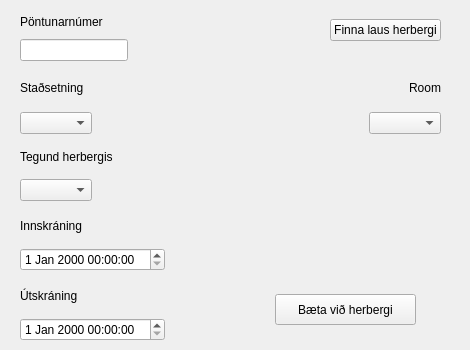
    <widget class="QWidget" name="page_3">
     <widget class="QWidget" name="horizontalLayoutWidget_3">
      <property name="geometry">
       <rect>
        <x>0</x>
        <y>10</y>
        <width>231</width>
        <height>71</height>
       </rect>
      </property>
      <layout class="QHBoxLayout" name="horizontalLayout_2">
       <item>
        <layout class="QVBoxLayout" name="verticalLayout_2">
         <property name="leftMargin">
          <number>20</number>
         </property>
         <property name="bottomMargin">
          <number>20</number>
         </property>
         <item alignment="Qt::AlignLeft">
          <widget class="QLabel" name="label_8">
           <property name="text">
            <string>Pöntunarnúmer</string>
           </property>
          </widget>
         </item>
         <item alignment="Qt::AlignLeft">
          <widget class="QLineEdit" name="lineEditOrderID"/>
         </item>
        </layout>
       </item>
      </layout>
     </widget>
     <widget class="QWidget" name="horizontalLayoutWidget_4">
      <property name="geometry">
       <rect>
        <x>0</x>
        <y>70</y>
        <width>231</width>
        <height>64</height>
       </rect>
      </property>
      <layout class="QHBoxLayout" name="horizontalLayout_3">
       <item>
        <layout class="QVBoxLayout" name="verticalLayout_3">
         <property name="leftMargin">
          <number>20</number>
         </property>
         <item>
          <widget class="QLabel" name="label_6">
           <property name="text">
            <string>Staðsetning</string>
           </property>
           <property name="margin">
            <number>0</number>
           </property>
          </widget>
         </item>
         <item alignment="Qt::AlignLeft">
          <widget class="QComboBox" name="selectHotelPlace"/>
         </item>
        </layout>
       </item>
      </layout>
     </widget>
     <widget class="QWidget" name="horizontalLayoutWidget_5">
      <property name="geometry">
       <rect>
        <x>0</x>
        <y>140</y>
        <width>231</width>
        <height>61</height>
       </rect>
      </property>
      <layout class="QHBoxLayout" name="horizontalLayout_4">
       <item>
        <layout class="QVBoxLayout" name="verticalLayout_4">
         <property name="leftMargin">
          <number>20</number>
         </property>
         <item alignment="Qt::AlignLeft">
          <widget class="QLabel" name="label_10">
           <property name="text">
            <string>Tegund herbergis</string>
           </property>
          </widget>
         </item>
         <item alignment="Qt::AlignLeft">
          <widget class="QComboBox" name="selectRoomType"/>
         </item>
        </layout>
       </item>
      </layout>
     </widget>
     <widget class="QWidget" name="horizontalLayoutWidget_6">
      <property name="geometry">
       <rect>
        <x>0</x>
        <y>210</y>
        <width>231</width>
        <height>61</height>
       </rect>
      </property>
      <layout class="QHBoxLayout" name="horizontalLayout_6">
       <item>
        <layout class="QVBoxLayout" name="verticalLayout_5">
         <property name="leftMargin">
          <number>20</number>
         </property>
         <item alignment="Qt::AlignLeft">
          <widget class="QLabel" name="label">
           <property name="text">
            <string>Innskráning</string>
           </property>
          </widget>
         </item>
         <item alignment="Qt::AlignLeft">
          <widget class="QDateTimeEdit" name="dateTimeEditCheckIn"/>
         </item>
        </layout>
       </item>
      </layout>
     </widget>
     <widget class="QWidget" name="horizontalLayoutWidget_7">
      <property name="geometry">
       <rect>
        <x>0</x>
        <y>280</y>
        <width>231</width>
        <height>61</height>
       </rect>
      </property>
      <layout class="QHBoxLayout" name="horizontalLayout_7">
       <item>
        <layout class="QVBoxLayout" name="verticalLayout_6">
         <property name="leftMargin">
          <number>20</number>
         </property>
         <item alignment="Qt::AlignLeft">
          <widget class="QLabel" name="label_2">
           <property name="text">
            <string>Útskráning</string>
           </property>
          </widget>
         </item>
         <item alignment="Qt::AlignLeft">
          <widget class="QDateTimeEdit" name="dateTimeEditCheckOut"/>
         </item>
        </layout>
       </item>
      </layout>
     </widget>
     <widget class="QWidget" name="horizontalLayoutWidget_8">
      <property name="geometry">
       <rect>
        <x>230</x>
        <y>70</y>
        <width>231</width>
        <height>64</height>
       </rect>
      </property>
      <layout class="QHBoxLayout" name="horizontalLayout_8">
       <item>
        <layout class="QVBoxLayout" name="verticalLayout_7">
         <property name="rightMargin">
          <number>20</number>
         </property>
         <item alignment="Qt::AlignRight">
          <widget class="QLabel" name="label_9">
           <property name="text">
            <string>Room</string>
           </property>
          </widget>
         </item>
         <item alignment="Qt::AlignRight">
          <widget class="QComboBox" name="selectAvailableRoom"/>
         </item>
        </layout>
       </item>
      </layout>
     </widget>
     <widget class="QWidget" name="horizontalLayoutWidget_9">
      <property name="geometry">
       <rect>
        <x>230</x>
        <y>10</y>
        <width>231</width>
        <height>61</height>
       </rect>
      </property>
      <layout class="QHBoxLayout" name="horizontalLayout_9">
       <property name="rightMargin">
        <number>20</number>
       </property>
       <property name="bottomMargin">
        <number>20</number>
       </property>
       <item alignment="Qt::AlignRight">
        <widget class="QPushButton" name="btnFindAvailableRooms">
         <property name="text">
          <string>Finna laus herbergi</string>
         </property>
        </widget>
       </item>
      </layout>
     </widget>
     <widget class="QPushButton" name="btnAddRoomToOrder">
      <property name="geometry">
       <rect>
        <x>275</x>
        <y>294</y>
        <width>141</width>
        <height>31</height>
       </rect>
      </property>
      <property name="text">
       <string>Bæta við herbergi</string>
      </property>
     </widget>
     <widget class="QLabel" name="labelBorder">
      <property name="geometry">
       <rect>
        <x>-2</x>
        <y>70</y>
        <width>461</width>
        <height>2</height>
       </rect>
      </property>
      <property name="maximumSize">
       <size>
        <width>16777215</width>
        <height>2</height>
       </size>
      </property>
      <property name="text">
       <string/>
      </property>
     </widget>
     <widget class="QLabel" name="labelBorder_2">
      <property name="geometry">
       <rect>
        <x>-3</x>
        <y>140</y>
        <width>461</width>
        <height>2</height>
       </rect>
      </property>
      <property name="maximumSize">
       <size>
        <width>16777215</width>
        <height>2</height>
       </size>
      </property>
      <property name="text">
       <string/>
      </property>
     </widget>
     <widget class="QLabel" name="labelBorder_3">
      <property name="geometry">
       <rect>
        <x>-3</x>
        <y>210</y>
        <width>151</width>
        <height>2</height>
       </rect>
      </property>
      <property name="maximumSize">
       <size>
        <width>16777215</width>
        <height>2</height>
       </size>
      </property>
      <property name="text">
       <string/>
      </property>
     </widget>
     <widget class="QLabel" name="labelBorder_4">
      <property name="geometry">
       <rect>
        <x>-3</x>
        <y>280</y>
        <width>151</width>
        <height>2</height>
       </rect>
      </property>
      <property name="maximumSize">
       <size>
        <width>16777215</width>
        <height>2</height>
       </size>
      </property>
      <property name="text">
       <string/>
      </property>
     </widget>
    </widget>
